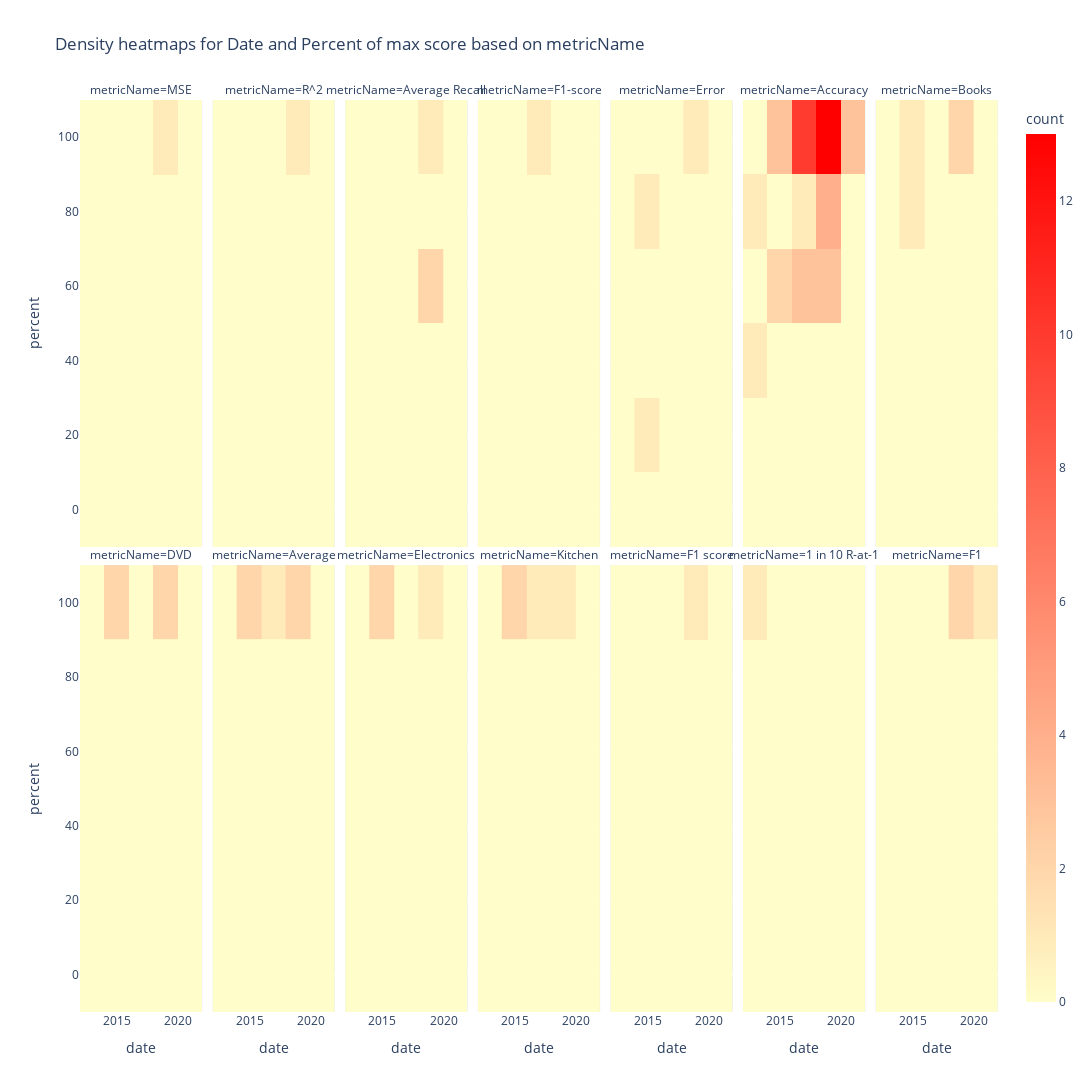

Here is the notebook cell this chart was saved with:
### Code cell
fig = px.density_heatmap(get_ratio_df_all_per_global, x="date", y="percent",
       title="Density heatmaps for Date and Percent of max score based on metricName", 
#      marginal_x="histogram", #too big for image
#      marginal_y="histogram",
       facet_col="metricName", 
       facet_col_wrap= 7, 
       facet_col_spacing=0.0111, 
       facet_row_spacing= 0.02, 
       color_continuous_scale=['#fffdc9', 'red'])

fig.update_layout(
    autosize=False,
    width=1920,
    height=1920)

fig.show()

### Figure 1 — Plotly figure (JSON) as saved in the notebook; plotly's stock layout.template omitted (floating-point values rounded to 4 significant figures)
{"data": [{"coloraxis": "coloraxis", "hovertemplate": "metricName=MSE<br>date=%{x}<br>percent=%{y}<br>count=%{z}<extra></extra>", "name": "", "type": "histogram2d", "x": ["2019-08"], "xaxis": "x8", "xbingroup": "x", "y": [100], "yaxis": "y8", "ybingroup": "y"}, {"coloraxis": "coloraxis", "hovertemplate": "metricName=R^2<br>date=%{x}<br>percent=%{y}<br>count=%{z}<extra></extra>", "name": "", "type": "histogram2d", "x": ["2019-08"], "xaxis": "x9", "xbingroup": "x", "y": [100], "yaxis": "y9", "ybingroup": "y"}, {"coloraxis": "coloraxis", "hovertemplate": "metricName=Average Recall<br>date=%{x}<br>percent=%{y}<br>count=%{z}<extra></extra>", "name": "", "type": "histogram2d", "x": ["2019-08", "2019-08", "2019-08"], "xaxis": "x10", "xbingroup": "x", "y": [68, 69, 100], "yaxis": "y10", "ybingroup": "y"}, {"coloraxis": "coloraxis", "hovertemplate": "metricName=F1-score<br>date=%{x}<br>percent=%{y}<br>count=%{z}<extra></extra>", "name": "", "type": "histogram2d", "x": ["2017-04"], "xaxis": "x11", "xbingroup": "x", "y": [100], "yaxis": "y11", "ybingroup": "y"}, {"coloraxis": "coloraxis", "hovertemplate": "metricName=Error<br>date=%{x}<br>percent=%{y}<br>count=%{z}<extra></extra>", "name": "", "type": "histogram2d", "x": ["2015-09", "2015-09", "2019-01"], "xaxis": "x12", "xbingroup": "x", "y": [81, 10, 100], "yaxis": "y12", "ybingroup": "y"}, {"coloraxis": "coloraxis", "hovertemplate": "metricName=Accuracy<br>date=%{x}<br>percent=%{y}<br>count=%{z}<extra></extra>", "name": "", "type": "histogram2d", "x": ["2013-10", "2014-06", "2015-02", "2017-08", "2018-02", "2019-10", "2016-07", "2017-07", "2019-04", "2019-02", "2017-02", "2018-02", "2013-10", "2019-08", "2018-05", "2014-08", "2018-03", "2015-06", "2018-05", "2016-03", "2016-07", "2019-05", "2017-04", "2017-12", "2014-12", "2017-12", "2020-02", "2016-02", "2020-01", "2016-07", "2017-12", "2018-01", "2019-01", "2019-02", "2019-04", "2019-06", "2020-02", "2017-07", "2016-07", "2019-06", "2019-09", "2019-04", "2019-10", "2019-07"], "xaxis": "x13", "xbingroup": "x", "y": [47, 51, 52, 55.0, 56.0, 57.0, 62, 67, 68, 77, 80, 86, 88, 88, 89, 90, 90, 91, 91, 92, 92, 92, 94, 95, 95, 96, 96, 97, 97, 97, 98, 98, 98, 98, 98, 99, 99, 99, 99, 100, 100, 100, 100, 100], "yaxis": "y13", "ybingroup": "y"}, {"coloraxis": "coloraxis", "hovertemplate": "metricName=Books<br>date=%{x}<br>percent=%{y}<br>count=%{z}<extra></extra>", "name": "", "type": "histogram2d", "x": ["2015-05", "2015-11", "2018-04", "2018-10"], "xaxis": "x14", "xbingroup": "x", "y": [88, 90, 92, 100], "yaxis": "y14", "ybingroup": "y"}, {"coloraxis": "coloraxis", "hovertemplate": "metricName=DVD<br>date=%{x}<br>percent=%{y}<br>count=%{z}<extra></extra>", "name": "", "type": "histogram2d", "x": ["2015-05", "2015-11", "2018-04", "2018-10"], "xaxis": "x", "xbingroup": "x", "y": [93, 95, 96, 100], "yaxis": "y", "ybingroup": "y"}, {"coloraxis": "coloraxis", "hovertemplate": "metricName=Average<br>date=%{x}<br>percent=%{y}<br>count=%{z}<extra></extra>", "name": "", "type": "histogram2d", "x": ["2015-05", "2015-11", "2017-02", "2018-04", "2018-10"], "xaxis": "x2", "xbingroup": "x", "y": [92, 94, 94, 95, 100], "yaxis": "y2", "ybingroup": "y"}, {"coloraxis": "coloraxis", "hovertemplate": "metricName=Electronics<br>date=%{x}<br>percent=%{y}<br>count=%{z}<extra></extra>", "name": "", "type": "histogram2d", "x": ["2015-05", "2015-11", "2018-04"], "xaxis": "x3", "xbingroup": "x", "y": [95, 99, 100], "yaxis": "y3", "ybingroup": "y"}, {"coloraxis": "coloraxis", "hovertemplate": "metricName=Kitchen<br>date=%{x}<br>percent=%{y}<br>count=%{z}<extra></extra>", "name": "", "type": "histogram2d", "x": ["2015-05", "2015-11", "2017-02", "2018-10"], "xaxis": "x4", "xbingroup": "x", "y": [94, 97, 98, 100], "yaxis": "y4", "ybingroup": "y"}, {"coloraxis": "coloraxis", "hovertemplate": "metricName=F1 score<br>date=%{x}<br>percent=%{y}<br>count=%{z}<extra></extra>", "name": "", "type": "histogram2d", "x": ["2019-08"], "xaxis": "x5", "xbingroup": "x", "y": [100], "yaxis": "y5", "ybingroup": "y"}, {"coloraxis": "coloraxis", "hovertemplate": "metricName=1 in 10 R-at-1<br>date=%{x}<br>percent=%{y}<br>count=%{z}<extra></extra>", "name": "", "type": "histogram2d", "x": ["2012-06"], "xaxis": "x6", "xbingroup": "x", "y": [100], "yaxis": "y6", "ybingroup": "y"}, {"coloraxis": "coloraxis", "hovertemplate": "metricName=F1<br>date=%{x}<br>percent=%{y}<br>count=%{z}<extra></extra>", "name": "", "type": "histogram2d", "x": ["2020-01", "2019-06", "2019-06"], "xaxis": "x7", "xbingroup": "x", "y": [99, 100, 100], "yaxis": "y7", "ybingroup": "y"}], "layout": {"annotations": [{"font": {}, "showarrow": false, "text": "metricName=DVD", "x": 0.06667, "xanchor": "center", "xref": "paper", "y": 0.49, "yanchor": "bottom", "yref": "paper"}, {"font": {}, "showarrow": false, "text": "metricName=Average", "x": 0.2111, "xanchor": "center", "xref": "paper", "y": 0.49, "yanchor": "bottom", "yref": "paper"}, {"font": {}, "showarrow": false, "text": "metricName=Electronics", "x": 0.3556, "xanchor": "center", "xref": "paper", "y": 0.49, "yanchor": "bottom", "yref": "paper"}, {"font": {}, "showarrow": false, "text": "metricName=Kitchen", "x": 0.5, "xanchor": "center", "xref": "paper", "y": 0.49, "yanchor": "bottom", "yref": "paper"}, {"font": {}, "showarrow": false, "text": "metricName=F1 score", "x": 0.6444, "xanchor": "center", "xref": "paper", "y": 0.49, "yanchor": "bottom", "yref": "paper"}, {"font": {}, "showarrow": false, "text": "metricName=1 in 10 R-at-1", "x": 0.7889, "xanchor": "center", "xref": "paper", "y": 0.49, "yanchor": "bottom", "yref": "paper"}, {"font": {}, "showarrow": false, "text": "metricName=F1", "x": 0.9333, "xanchor": "center", "xref": "paper", "y": 0.49, "yanchor": "bottom", "yref": "paper"}, {"font": {}, "showarrow": false, "text": "metricName=MSE", "x": 0.06667, "xanchor": "center", "xref": "paper", "y": 1, "yanchor": "bottom", "yref": "paper"}, {"font": {}, "showarrow": false, "text": "metricName=R^2", "x": 0.2111, "xanchor": "center", "xref": "paper", "y": 1, "yanchor": "bottom", "yref": "paper"}, {"font": {}, "showarrow": false, "text": "metricName=Average Recall", "x": 0.3556, "xanchor": "center", "xref": "paper", "y": 1, "yanchor": "bottom", "yref": "paper"}, {"font": {}, "showarrow": false, "text": "metricName=F1-score", "x": 0.5, "xanchor": "center", "xref": "paper", "y": 1, "yanchor": "bottom", "yref": "paper"}, {"font": {}, "showarrow": false, "text": "metricName=Error", "x": 0.6444, "xanchor": "center", "xref": "paper", "y": 1, "yanchor": "bottom", "yref": "paper"}, {"font": {}, "showarrow": false, "text": "metricName=Accuracy", "x": 0.7889, "xanchor": "center", "xref": "paper", "y": 1, "yanchor": "bottom", "yref": "paper"}, {"font": {}, "showarrow": false, "text": "metricName=Books", "x": 0.9333, "xanchor": "center", "xref": "paper", "y": 1, "yanchor": "bottom", "yref": "paper"}], "autosize": false, "coloraxis": {"colorbar": {"title": {"text": "count"}}, "colorscale": [[0, "#fffdc9"], [1, "red"]]}, "height": 1920, "legend": {"tracegroupgap": 0}, "title": {"text": "Density heatmaps for Date and Percent of max score based on metricName"}, "width": 1920, "xaxis": {"anchor": "y", "domain": [0, 0.1333], "title": {"text": "date"}}, "xaxis10": {"anchor": "y10", "domain": [0.2889, 0.4222], "matches": "x", "showticklabels": false}, "xaxis11": {"anchor": "y11", "domain": [0.4333, 0.5667], "matches": "x", "showticklabels": false}, "xaxis12": {"anchor": "y12", "domain": [0.5778, 0.7111], "matches": "x", "showticklabels": false}, "xaxis13": {"anchor": "y13", "domain": [0.7222, 0.8556], "matches": "x", "showticklabels": false}, "xaxis14": {"anchor": "y14", "domain": [0.8667, 1.0], "matches": "x", "showticklabels": false}, "xaxis2": {"anchor": "y2", "domain": [0.1444, 0.2778], "matches": "x", "title": {"text": "date"}}, "xaxis3": {"anchor": "y3", "domain": [0.2889, 0.4222], "matches": "x", "title": {"text": "date"}}, "xaxis4": {"anchor": "y4", "domain": [0.4333, 0.5667], "matches": "x", "title": {"text": "date"}}, "xaxis5": {"anchor": "y5", "domain": [0.5778, 0.7111], "matches": "x", "title": {"text": "date"}}, "xaxis6": {"anchor": "y6", "domain": [0.7222, 0.8556], "matches": "x", "title": {"text": "date"}}, "xaxis7": {"anchor": "y7", "domain": [0.8667, 1.0], "matches": "x", "title": {"text": "date"}}, "xaxis8": {"anchor": "y8", "domain": [0, 0.1333], "matches": "x", "showticklabels": false}, "xaxis9": {"anchor": "y9", "domain": [0.1444, 0.2778], "matches": "x", "showticklabels": false}, "yaxis": {"anchor": "x", "domain": [0, 0.49], "title": {"text": "percent"}}, "yaxis10": {"anchor": "x10", "domain": [0.51, 1], "matches": "y", "showticklabels": false}, "yaxis11": {"anchor": "x11", "domain": [0.51, 1], "matches": "y", "showticklabels": false}, "yaxis12": {"anchor": "x12", "domain": [0.51, 1], "matches": "y", "showticklabels": false}, "yaxis13": {"anchor": "x13", "domain": [0.51, 1], "matches": "y", "showticklabels": false}, "yaxis14": {"anchor": "x14", "domain": [0.51, 1], "matches": "y", "showticklabels": false}, "yaxis2": {"anchor": "x2", "domain": [0, 0.49], "matches": "y", "showticklabels": false}, "yaxis3": {"anchor": "x3", "domain": [0, 0.49], "matches": "y", "showticklabels": false}, "yaxis4": {"anchor": "x4", "domain": [0, 0.49], "matches": "y", "showticklabels": false}, "yaxis5": {"anchor": "x5", "domain": [0, 0.49], "matches": "y", "showticklabels": false}, "yaxis6": {"anchor": "x6", "domain": [0, 0.49], "matches": "y", "showticklabels": false}, "yaxis7": {"anchor": "x7", "domain": [0, 0.49], "matches": "y", "showticklabels": false}, "yaxis8": {"anchor": "x8", "domain": [0.51, 1], "matches": "y", "title": {"text": "percent"}}, "yaxis9": {"anchor": "x9", "domain": [0.51, 1], "matches": "y", "showticklabels": false}}}
